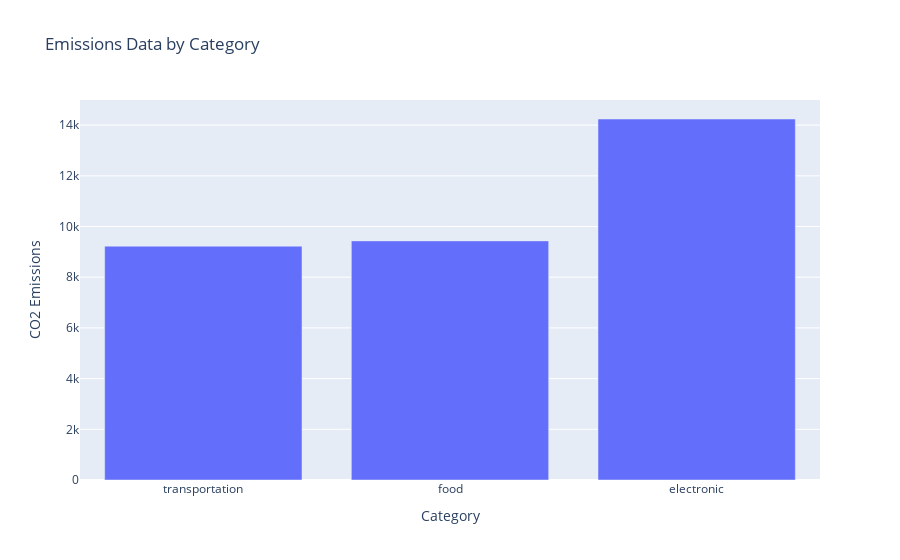

The cell this chart's notebook holds for it:
### Markdown cell above
### Create Category Bar Chart

### Code cell
# Create stacked chart with values divided up by category
fig = px.bar(df, x=list(df.keys()), y=list(df), title="Emissions Data by Category",
             labels={
                     "x": "Category",
                     "y": "CO2 Emissions",
                 },)

# Stack in ascended order
fig.update_xaxes(categoryorder="total ascending")
fig.show()

### Figure 1 — Plotly figure (JSON) as saved in the notebook; plotly's stock layout.template omitted (floating-point values rounded to 4 significant figures)
{"data": [{"alignmentgroup": "True", "hovertemplate": "Category=%{x}<br>CO2 Emissions=%{y}<extra></extra>", "legendgroup": "", "marker": {"color": "#636efa", "pattern": {"shape": ""}}, "name": "", "offsetgroup": "", "orientation": "v", "showlegend": false, "textposition": "auto", "type": "bar", "x": ["food", "transportation", "electronic"], "xaxis": "x", "y": [9434.0, 9225.0, 14240.0], "yaxis": "y"}], "layout": {"barmode": "relative", "legend": {"tracegroupgap": 0}, "title": {"text": "Emissions Data by Category"}, "xaxis": {"anchor": "y", "categoryorder": "total ascending", "domain": [0, 1], "title": {"text": "Category"}}, "yaxis": {"anchor": "x", "domain": [0, 1], "title": {"text": "CO2 Emissions"}}}}
